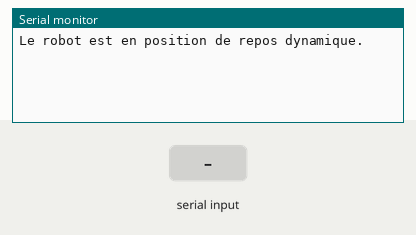
This sketch was run on a simulated Arduino Uno, built with avr-gcc and run on an emulated ATmega328P. On the bench: the last lines printed to the serial monitor. The inputs (shaded band) are chosen by the test bench.

Above: at 3.2 s.
3.3 s: "V\n" received over the second serial link
At 3.9 s:
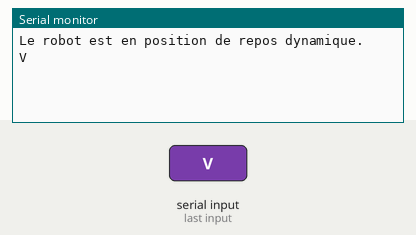
4.8 s: "H\n" received over the second serial link
At 6.0 s:
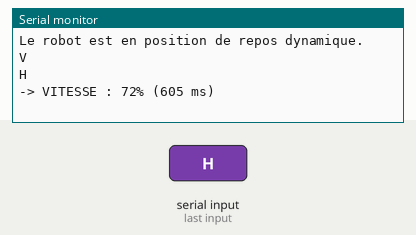
6.3 s: "O\n" received over the second serial link
At 7.4 s:
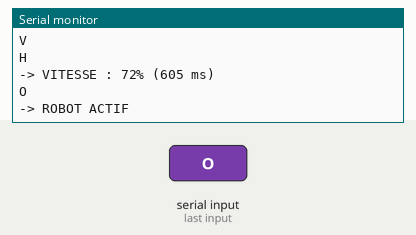
7.8 s: "S\n" received over the second serial link
At 8.5 s:
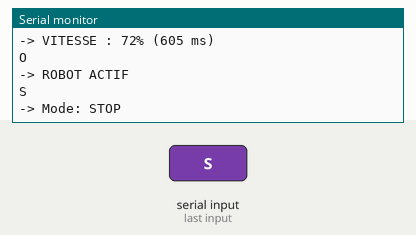
9.3 s: "F\n" received over the second serial link
At 9.6 s:
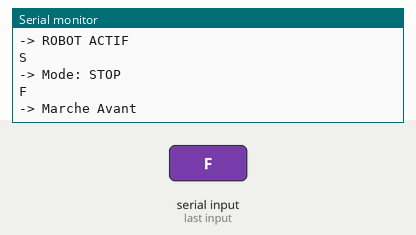
10.8 s: "B\n" received over the second serial link
At 12.0 s:
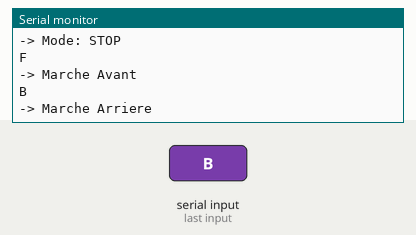

Measured:
- after the input at 3.3 s, the serial monitor: prints a new line at once (image 1)
- after the input at 4.8 s, the serial monitor: prints a new line at once (image 2)
- after the input at 6.3 s, the serial monitor: prints a new line at once (image 3)
- after the input at 7.8 s, the serial monitor: prints a new line at once (image 4)
- after the input at 9.3 s, the serial monitor: prints a new line at once (image 5)
- after the input at 10.8 s, the serial monitor: prints a new line at once (image 6)

The sketch:

hexapodCommand.ino
```cpp
#include <math.h>
#include <SoftwareSerial.h>
#include "constantes.h"
#include "Leg.h"
#include "Gates.h"


// --- CONFIGURATION BLUETOOTH ---
SoftwareSerial SSC32(3, 4);       // SSC32
SoftwareSerial BTSerial(10, 11);  // BLUETOOTH

// --- ETAT DU ROBOT ---
enum Mode {STOPPED, WALKING, ROTATING};
Mode currentMode = STOPPED;


// --- CONFIGURATION DES PATTES ---
Leg legs[6] = {
  Leg(0,   0.0,  8),   // Droite Milieu   4
  Leg(1,  45.0,  12),   // Droite Avant    8
  Leg(2, 135.0, 28),  // Gauche Avant   28
  Leg(3, 180.0, 24),  // Gauche Milieu  20
  Leg(4, 225.0, 16),  // Gauche Arrière 16
  Leg(5, 315.0,  0)    // Droite Arrière  0
};

Gates gates(0);


// --- PLANIFICATEUR D'IMAGES CLÉS (KEYFRAMES) ---
int currentStep = 0;                    // Index de l'image clé (0 à 7)
unsigned long lastFrameTime = 0;
unsigned int frameDuration = 1000; // Temps (ms) entre chaque image clé

float currentZrepos = Zrepos;
float currentPhi = 0.0;  // Angle de marche (0=Avant, 180=Arrière, 90=côté)
float currentRot = 1.0;  // 1 = Droite, -1 = Gauche
bool isActive = false;   // Bouton Power On/Off

// --- GESTION DE L'INACTIVITÉ ET DU TRANSPORT ---
unsigned long lastStoppedTime = 0;
bool alreadyAtRest = true;
const unsigned long INACTIVITY_TIMEOUT = 5000;


void setup() {
  Serial.begin(115200);
  SSC32.begin(38400);
  BTSerial.begin(9600);
  SSC32.println("#4P1000#5P1000#6P1000T1000\r");
  resetPosition();// Position initiale
  delay(2000);
}


void loop() {
  // --- LECTURE BLUETOOTH EN CONTINU ---
  while (BTSerial.available()) {
    char c = BTSerial.read();
    Serial.println(c);
    handleAppChar(c);
  }

  // --- CADENCEMENT DES IMAGES CLÉS ---
  if (isActive && currentMode != STOPPED) {
    if (millis() - lastFrameTime >= frameDuration) {
      lastFrameTime = millis();
      executeKeyframe();
      currentStep++;
      if (currentStep >= 8) currentStep = 0;
    }
  }
  if (isActive && currentMode == STOPPED && !alreadyAtRest) {
    // Si le robot est allumé, à l'arrêt, pas encore au repos, et que 5 secondes se sont écoulées :
      if (millis() - lastStoppedTime >= INACTIVITY_TIMEOUT) {
        Serial.println("-> Inactivité détectée : Retour automatique à la position de repos");
        resetPosition();
        alreadyAtRest = true; // On verrouille pour pas resetPosition() en boucle
      }
    }
}


void executeKeyframe() {
  String commandGlobale = "";

  for (int i = 0; i < 6; i++) {
    // Alternance tripod : Groupe 1 (paires) et Groupe 2 (impaires déphasées de 4 pas)
    int localStep = (i % 2 == 0) ? currentStep : (currentStep + 4) % 8;
    Point3D coords;

    if (currentMode == WALKING) {
      coords = gates.GetKeyframePoint(localStep, currentPhi * PI / 180.0);
      Point3D coordsPatte = legs[i].transform(coords);
      Angles angles = legs[i].LegIK(coordsPatte);
      commandGlobale += legs[i].getCommand(angles);
    }

    else if (currentMode == ROTATING) {
      coords = gates.GetKeyframePoint(localStep, currentPhi * PI / 180.0);
      Point3D coordsPatte = legs[0].transform(coords);
      Angles angles = legs[i].LegIK(coordsPatte);
      commandGlobale += legs[i].getCommand(angles);
    }

    /*if ((i == 0 || i == 3) && currentMode == WALKING && (currentPhi == 90.0 || currentPhi == -90.0)) {
      coordsPatte.y = 0.0;
      if (coordsPatte.x < 70.0)  coordsPatte.x = 70.0;
      if (coordsPatte.x > 140.0) coordsPatte.x = 140.0;
    }
    */
  }
  commandGlobale += "T" + String(frameDuration) + "\r";
  SSC32.print(commandGlobale);
}


void resetPosition() {
  //SSC32.println("#0P1500#1P1500#2P1500#8P1500#9P1500#10P1500#8P1500#9P1500#10P1500#16P1500#17P1500#18P1500#24P1500#25P1500#26P1500#28P1500#29P1500#30P1500T1000\r");
  String commandGlobale = "";

  // Coordonnées au repos
  Point3D coordsRepos;
  coordsRepos.x = Xrepos;
  coordsRepos.y = Yrepos;
  coordsRepos.z = currentZrepos;

  for (int i = 0; i < 6; i++) {
    Point3D coordsPatte = legs[i].transform(coordsRepos);
    Angles angles = legs[i].LegIK(coordsPatte);
    commandGlobale += legs[i].getCommand(angles);
  }
  commandGlobale += "T1000\r";

  SSC32.print(commandGlobale);
  Serial.println("Le robot est en position de repos dynamique.");
}

void compactPosition(){
  SSC32.print("#0P2200#1P2200#2P1100 #8P2200#9P2200#10P1100 #12P2200#13P2200#14P1000T1100\r");
  SSC32.println("#16P2200#17P700#18P2000 #24P2200#25P700#26P2000 #28P2200#29P700#30P2000T1000\r");
}


// --- LOGIQUE DES COMMANDES ---
void handleAppChar(char c) {
  static char actionEnCours = '\0';
  if (c == '\n' || c == '\r' || c == ' ') return;

  if (actionEnCours == 'V' || actionEnCours == 'H') {
    int pourcentage = (unsigned char)c; // On récupère la valeur (0-255)
    if (c >= '0' && c <= '9' && pourcentage < 10) {
    }
    pourcentage = constrain(pourcentage, 10, 100);

    if (actionEnCours == 'V') {
      frameDuration = map(pourcentage, 10, 100, 1500, 200);
      Serial.print("-> VITESSE : ");
      Serial.print(pourcentage);
      Serial.print("% ("); Serial.print(frameDuration); Serial.println(" ms)");
    }
    else if (actionEnCours == 'H') {
      currentZrepos = map(pourcentage, 10, 100, -40, -85);
      Serial.print("-> HAUTEUR : ");
      Serial.print(pourcentage);
      Serial.print("% ("); Serial.print(currentZrepos); Serial.println(" mm)");

      if (currentMode == STOPPED && isActive) {
        resetPosition();
      }
    }

    actionEnCours = '\0';
    return;
  }


  if (c == 'V' || c == 'H') {
    actionEnCours = c;
    return;
  }

  // 4. Gestion du bouton Power ON/OFF
  if (c == 'O') {
    isActive = !isActive;
    if (isActive) {
      Serial.println("-> ROBOT ACTIF");
      currentMode = STOPPED;
      alreadyAtRest = true; // Déjà au repos
    } else {
      Serial.println("-> ROBOT ETEINT");
      compactPosition();
      currentMode = STOPPED;
    }
    return;
  }

  // 5. Gestion des boutons de direction
  if (isActive) {
    switch (c) {
      case 'S': currentMode = STOPPED;   Serial.println("-> Mode: STOP");
        lastStoppedTime = millis(); // ON LANCE LE CHRONO ICI
        alreadyAtRest = false;
      break;
      case 'F': currentMode = WALKING;   currentPhi = 0.0;    Serial.println("-> Marche Avant"); break;
      case 'B': currentMode = WALKING;   currentPhi = 180.0;  Serial.println("-> Marche Arriere"); break;
      case 'L': currentMode = WALKING;   currentPhi = -90.0;  Serial.println("-> Pas Gauche"); break;
      case 'R': currentMode = WALKING;   currentPhi = 90.0;   Serial.println("-> Pas Droite"); break;
      case 'G': currentMode = ROTATING;  currentPhi = 0.0;    currentRot = -1.0;  Serial.println("-> Rotation Gauche"); break;
      case 'D': currentMode = ROTATING;  currentPhi = 180.0;  currentRot = 1.0;   Serial.println("-> Rotation Droite"); break;
    }
  }
}
```

Gates.cpp
```cpp
#include "Gates.h"

Gates::Gates(int id) : _id(id) {}

Point3D Gates::GetKeyframePoint(int step, float phirad) {
  Point3D position;

  // 1. Définition des coefficients de mouvement pour les 8 étapes (0 à 7)
  // kX gère l'axe horizontal (de -1.0 à 1.0)
  // kZ gère la hauteur de la patte (0.0 = au sol, 1.0 = levée au maximum)

  // Étapes 0 à 3 : La patte est en l'air et avance (Swing)
  // Étapes 4 à 7 : La patte est au sol et pousse le robot (Stance)
  const float kX[8] = {-1.0, -0.33,  0.33,  1.0,  0.5,  0.0, -0.5, -1.0};
  const float kZ[8] = { 1.0,  1.0,   1.0,   0.0,  0.0,  0.0,  0.0,  0.0};

  // 2. Calcul de la direction du pas
  double Xcible = R * sin(phirad);
  double Ycible = R * cos(phirad);

  // 3. Application de l'image clé courante
  position.x = Xrepos + kX[step] * Xcible;
  position.y = Yrepos + kX[step] * Ycible;
  position.z = Zrepos + kZ[step] * A;

  return position;
}
```

Gates.h
```cpp
#ifndef GATES_H
#define GATES_H

#include <Arduino.h>
#include "constantes.h"

class Gates{

  private:
    int _id;

  public:
    Gates(int id);
    Point3D Walk(double phase, float phirad);
    Point3D GetKeyframePoint(int step, float phirad);
};

#endif
```

Leg.cpp
```cpp
#include "Leg.h"

Leg :: Leg(int id, float beta, int pin):
  _id(id), _beta(beta), _pin(pin) {}


Point3D Leg::transform(Point3D pBody) {
  Point3D pLeg;
  float rad = -_beta * PI / 180.0;

  // On calcule uniquement le déplacement par rapport au repos
  float deltaX = pBody.x - Xrepos;
  float deltaY = pBody.y - Yrepos;

  // On fait pivoter ce déplacement (le vecteur du pas) --> Application de la matrice de rotation
  float rotatedDeltaX = deltaX * cos(rad) - deltaY * sin(rad);
  float rotatedDeltaY = deltaX * sin(rad) + deltaY * cos(rad);

  // On rajoute ce déplacement pivoté à notre point de repos LOCAL
  pLeg.x = Xrepos + rotatedDeltaX;
  pLeg.y = Yrepos + rotatedDeltaY;
  pLeg.z = pBody.z;

  return pLeg;
}


Angles Leg::LegIK(Point3D position){
  Angles a; // On crée une structure locale pour les angles

  bool isLeft = (_beta > 90 && _beta < 270); //on regarde si la patte est à droite ou à gauche

float r = sqrt(position.x * position.x + position.y * position.y);

  float rMin = 70.0;  // Empêche la patte de trop rentrer dans le corps
  float rMax = 140.0; // Empêche la patte de trop s'étirer au sol

  if (r < 0.001) { // Évite une division par zéro
    position.x = rMin;
    position.y = 0.0;
  } else if (r < rMin) {
    position.x = (position.x / r) * rMin;
    position.y = (position.y / r) * rMin;
  } else if (r > rMax) {
    position.x = (position.x / r) * rMax;
    position.y = (position.y / r) * rMax;
  }


  float theta1 = atan2(position.y, position.x); // angle moteur 1 (plan XY)

  float r2 = position.x / cos(theta1) - L1;
  float r1 = sqrt(position.z*position.z + r2*r2);

  float ratio1 = (r1*r1 + L2*L2 - L3*L3) / (2 * L2 * r1);
  float ratio2 = (L3*L3 + L2*L2 - r1*r1) / (2 * L2 * L3);
  ratio1 = constrain(ratio1, -1.0, 1.0);
  ratio2 = constrain(ratio2, -1.0, 1.0);

  float phi1 = acos(ratio1);
  float phi2 = atan2(position.z, r2);
  float phi3 = acos(ratio2);

  float theta2 = phi1 + phi2; // moteur 2 (plan XZ)
  float theta3 = phi3;        // moteur 3 (plan XZ)

  a.theta1 = theta1 * 180/PI + 90;
  a.theta2 = theta2 * 180/PI + 90;
  a.theta3 = theta3 * 180/PI + 47; //on ajoute l'offset dû à la forme de la patte

  if (isLeft == true){
    //a.theta1 = 180 - a.theta1;
    a.theta2 = 180 - a.theta2;
    a.theta3 = 180 - a.theta3;
  }

  a.theta1 = constrain(a.theta1, 0, 180);
  a.theta2 = constrain(a.theta2, 0, 180);
  a.theta3 = constrain(a.theta3, 0, 180);

  return a;
}

String Leg::getCommand(Angles angles){
    //----- commande pour SSC32 -----
  int pulse1 = map(angles.theta1, 0, 180, 800, 2200);
  int pulse2 = map(angles.theta2, 0, 180, 800, 2200);
  int pulse3 = map(angles.theta3, 0, 180, 800, 2200);
  String command = ""; // On prépare une chaîne de caractères vide
  command += "#" + String(_pin) + " P" + String(pulse1)  + " " + "#" + String(_pin + 1) + " P" + String(pulse2)  + " " + "#" + String(_pin + 2) + " P" + String(pulse3);
  command += " ";
  return command;
}

float Leg::getBeta(){
  return _beta;
}
```

Leg.h
```cpp
#ifndef LEG_H
#define LEG_H

#include <Arduino.h>
#include "constantes.h"
#include "Gates.h"

class Leg{
  private:
    int _id;
    float _beta; //angle de la patte par rapport au corps
    //float _Xoffset; //distance centre robot / épaule en X
    //float _Yoffset;
    int _pin; //premier Pin sur le ssc32

  public:
    Leg(int id, float beta, int _pin);
    Point3D transform(Point3D pBody);
    Angles LegIK(Point3D position);
    String getCommand(Angles angles);
    float getBeta();
};

#endif
```

constantes.h
```cpp
#ifndef CONSTANTES_H
#define CONSTANTES_H

#include <Arduino.h>
#include <math.h>


//nom des pattes
const int DROITE_MILIEU = 0;
const int DROITE_AVANT = 1;
const int GAUCHE_AVANT = 2;
const int GAUCHE_MILIEU = 3;
const int GAUCHE_ARRIERE = 4;
const int DROITE_ARRIERE = 5;// leg[5]

//dimension des pattes
const int L1 = 48;
const int L2 = 70;
const int L3 = 110;

//dimension gate
const int A = 50;
const int T = 100;

//position de repos d'une patte
const int Xrepos = 120;
const int Yrepos = 0;
const int Zrepos = -70;


const int R = T/2;


struct Point3D {
  float x, y, z;
};
struct Angles {
  float theta1, theta2, theta3;
};


#endif
```
